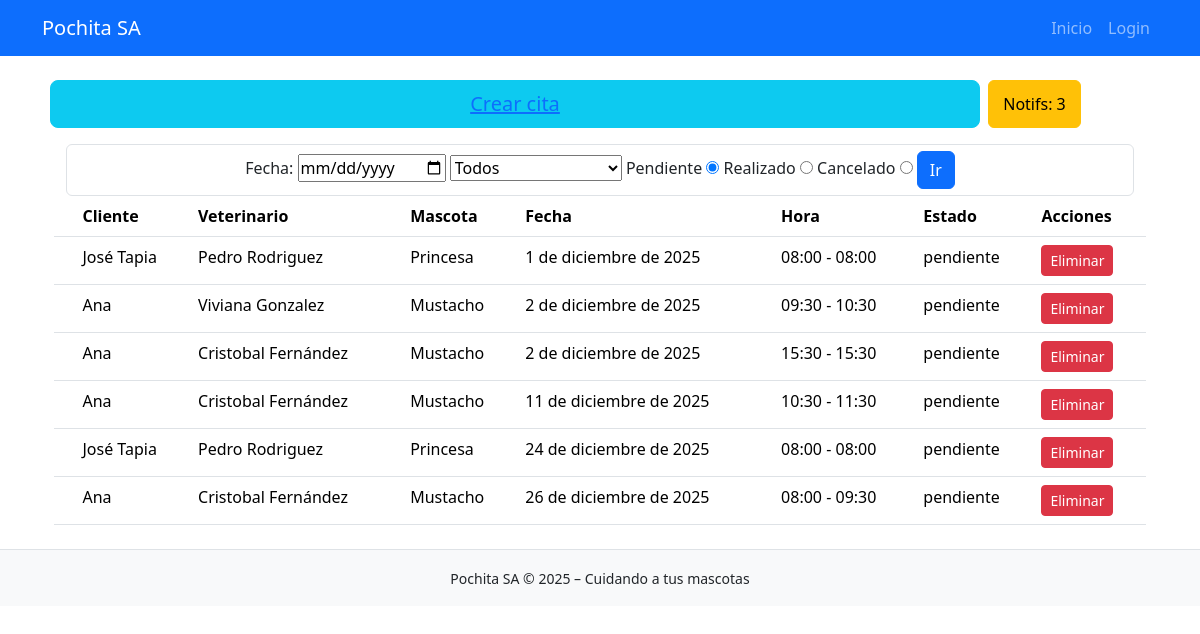
Page /horarios/ on the earlier database version.
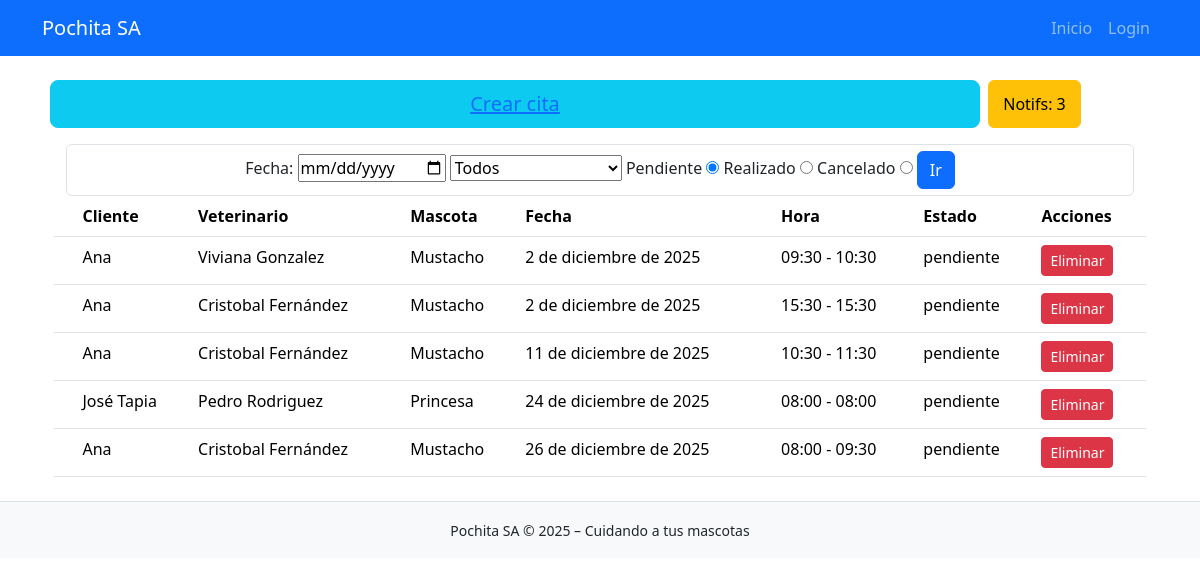
Same page on the later database version.
### horarios/models.py (models this page shows, shortened)
class Cita(models.Model):
    fecha = models.DateField(verbose_name="Fecha agendada")
    hora_inicial = models.IntegerField(verbose_name="Bloque inicial de cita")
    hora_final = models.IntegerField(verbose_name="Bloque final de cita")
    estado = models.CharField(max_length=9, choices=ESTADOS_DE_CITA, verbose_name="Estado")
    veterinario = models.ForeignKey(Veterinario, on_delete=models.CASCADE, verbose_name="Veterinario asignado")
    ficha_cliente = models.ForeignKey(FichaMascota, on_delete=models.CASCADE, verbose_name="Ficha Cliente")
    updated = models.DateTimeField(auto_now=True, verbose_name="Última vez actualizado")
    def bloques_a_tiempo(self, bloque):
        inicio_horario = datetime(self.fecha.year, self.fecha.month, self.fecha.day, 8, 0, 0, 0)
        result = inicio_horario + timedelta(minutes=(bloque - 1) * 30)
        return result.strftime('%H:%M')
    @property
    def hora_inicial_a_tiempo(self):
        return self.bloques_a_tiempo(self.hora_inicial)
    @property
    def hora_final_a_tiempo(self):
        return self.bloques_a_tiempo(self.hora_final)

### fichas_mascota/models.py (models this page shows, shortened)
class FichaMascota(models.Model):
    cliente = models.CharField(max_length=90, verbose_name="Nombre del dueño")
    mascota = models.CharField(max_length=30, verbose_name="Nombre de la mascota")
    especie = models.CharField(max_length=40, verbose_name="Especie de la mascota")
    edad = models.IntegerField(verbose_name="Edad de la mascota")
    peso = models.IntegerField(verbose_name="Peso de la mascota")
    vacunas = models.TextField(max_length=60, verbose_name="Descripción de vacunas")
    tratamientos_apli = models.TextField(max_length=200, verbose_name="Tratamientos aplicados")
    tratamientos_sig = models.TextField(max_length=100, verbose_name="Siguiente tratamiento por aplicar")
    telefono = models.CharField(max_length=15, verbose_name="Teléfono de contacto")
    created = models.DateTimeField(auto_now_add=True, verbose_name="Fecha creación")
    updated = models.DateTimeField(auto_now=True, verbose_name="Última vez actualizado")

### veterinarios/models.py (models this page shows, shortened)
class Veterinario(models.Model):
    nombre = models.CharField(max_length=120, verbose_name="Nombre de Veterinario")
    usuario = models.ForeignKey(User, on_delete=models.CASCADE, verbose_name="Cuenta de usuario")
    created = models.DateTimeField(auto_now_add=True, verbose_name="Fecha de registro")

### horarios/views.py (the view)
# urls.py: path('', views.horarios, name = "horarios"),
def horarios(req):
    veterinario = req.GET.get('veterinario')
    if veterinario:
        veterinario = veterinario.strip()
    estado = req.GET.get('estado', None)
    lista_estados = ["realizado", "pendiente", "cancelado"]
    if estado not in lista_estados: estado = "pendiente"
    fecha = localtime().date()
    try:
        lista_fecha = req.GET.get('fecha', None).split('-')
        for i in range(3):
            lista_fecha[i] = int(lista_fecha[i])
        fecha = date(lista_fecha[0], lista_fecha[1], lista_fecha[2])
        fecha_max = fecha
    except:
        fecha = date(fecha.year, fecha.month, 1)
        fecha_max = fecha + relativedelta(months=1)
        fecha_max = date(fecha_max.year, fecha_max.month, calendar.monthrange(fecha_max.year, fecha_max.month)[1])
    if(veterinario): citas = Cita.objects.filter(fecha__range = (fecha, fecha_max), estado = estado, veterinario__id = veterinario).order_by('fecha')
    else: citas = Cita.objects.filter(fecha__range = (fecha, fecha_max), estado = estado).order_by('fecha')
    citas_canceladas = Cita.objects.filter(estado = "cancelado")
    veterinarios = Veterinario.objects.all().order_by('id')
    return render(req, 'horarios/horario.html', {
        'citas': citas,
        "citas_canceladas": citas_canceladas,
        'fecha_min': date(2020, 1, 1),
        'fecha_max': fecha_max,
        'veterinarios': veterinarios
    })

### core/processors.py (called while the page is built)
def ctx_dict(req):
    ctx = {
        "NOMBRE_PAGINA": "Pochita S.A",
        "LINK_GITHUB": "https://github.com/FrappuccinoIc/pochita_sa"
    }
    return ctx

### horarios/templates/horarios/horario.html (shortened to what this page needs)
{% extends 'core/base.html' %}
{% block content %}
<div class="container">
    <div class="row text-center mb-3 x-5">
        <button class="btn btn-info btn-lg btn-block col-10 mx-2"><a class="" href="/horarios/citas/registrar">Crear cita</a></button>
        <button class="btn btn-warning text-center col-1" ><a class="nav-link" href="/horarios/?estado=cancelado">Notifs: {{ citas_canceladas|length }}</a></button>
    </div>
    <div class="container">
        <form class="form-control text-center" method="get" action="">
            <label for="fecha">Fecha:</label>
            <input type="date" id="fecha" name="fecha"
                min="{{fecha_min.year}}-{{fecha_min.month}}-1"
                max="{{fecha_max.year}}-{{fecha_max.month}}-{{fecha_max.day}}"
            >
            <select name="veterinario" id="veterinario">
                <option value="">Todos</option>
            </select>
            <label for="pendiente">Pendiente</label>
            <input type="radio" id="pendiente" name="estado" value="pendiente" checked>
            <label for="realizado">Realizado</label>
            <input type="radio" id="realizado" name="estado" value="realizado">
            <label for="cancelado">Cancelado</label>
            <input type="radio" id="cancelado" name="estado" value="cancelado">
            <button class="btn btn-primary">Ir</button>
        </form>
    </div>
    <table class="table">
        <thead>
            <tr>
                <th></th>
                <th>Cliente</th>
                <th>Veterinario</th>
                <th>Mascota</th>
                <th>Fecha</th>
                <th>Hora</th>
                <th>Estado</th>
                <th>Acciones</th>
            </tr>
        </thead>
        <tbody>
            {% for cita in citas %}
            <tr>
                <td></td>
                <td>{{ cita.ficha_cliente.cliente }}</td>
                <td>{{ cita.veterinario.nombre }}</td>
                <td>{{ cita.ficha_cliente.mascota }}</td>
                <td>{{ cita.fecha }}</td>
                <td>{{ cita.hora_inicial_a_tiempo }} - {{ cita.hora_final_a_tiempo }}</td>
                <td>{{ cita.estado }}</td>
                <td>
                    <a href="{% url 'eliminar_cita' cita.id %}"
                        class="btn btn-sm btn-danger">
                        Eliminar
                    </a>
                </td>
            </tr>
            {% endfor %}
        </tbody>
    </table>
</div>
{% endblock %}

Differences in the rows shown:
removed Cita: ficha_cliente.cliente "José Tapia", veterinario.nombre "Pedro Rodriguez", ficha_cliente.mascota "Princesa", fecha "1 de diciembre de 2025", hora_inicial_a_tiempo "08:00", hora_final_a_tiempo "08:00", estado "pendiente"
